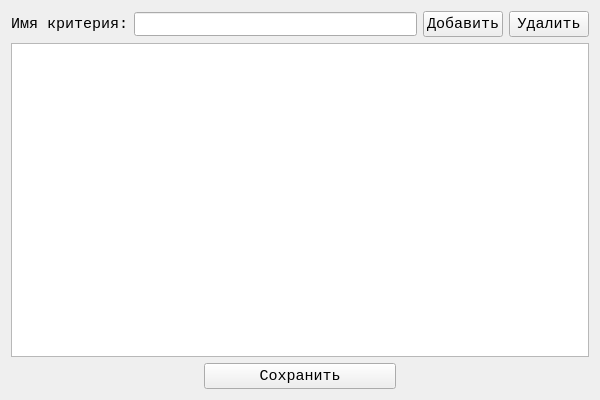
<?xml version="1.0" encoding="UTF-8"?>
<ui version="4.0">
 <class>CriteriaForm</class>
 <widget class="QWidget" name="CriteriaForm">
  <property name="geometry">
   <rect>
    <x>0</x>
    <y>0</y>
    <width>600</width>
    <height>400</height>
   </rect>
  </property>
  <property name="font">
   <font>
    <family>JetBrains Mono</family>
    <pointsize>8</pointsize>
   </font>
  </property>
  <property name="windowTitle">
   <string>Критерии</string>
  </property>
  <layout class="QVBoxLayout" name="verticalLayout">
   <item>
    <layout class="QHBoxLayout" name="horizontalLayout">
     <item>
      <widget class="QLabel" name="label">
       <property name="font">
        <font>
         <family>Consolas</family>
         <pointsize>11</pointsize>
        </font>
       </property>
       <property name="text">
        <string>Имя критерия:</string>
       </property>
      </widget>
     </item>
     <item>
      <widget class="QLineEdit" name="nameLineEdit"/>
     </item>
     <item>
      <widget class="QPushButton" name="pushButton">
       <property name="font">
        <font>
         <family>Consolas</family>
         <pointsize>11</pointsize>
        </font>
       </property>
       <property name="text">
        <string>Добавить</string>
       </property>
      </widget>
     </item>
     <item>
      <widget class="QPushButton" name="pushButton_2">
       <property name="font">
        <font>
         <family>Consolas</family>
         <pointsize>11</pointsize>
        </font>
       </property>
       <property name="text">
        <string>Удалить</string>
       </property>
      </widget>
     </item>
    </layout>
   </item>
   <item>
    <widget class="QTableWidget" name="tableWidget">
     <property name="font">
      <font>
       <family>Consolas</family>
       <pointsize>12</pointsize>
      </font>
     </property>
    </widget>
   </item>
   <item>
    <layout class="QHBoxLayout" name="horizontalLayout_2">
     <item>
      <spacer name="horizontalSpacer">
       <property name="orientation">
        <enum>Qt::Horizontal</enum>
       </property>
       <property name="sizeHint" stdset="0">
        <size>
         <width>40</width>
         <height>20</height>
        </size>
       </property>
      </spacer>
     </item>
     <item>
      <widget class="QPushButton" name="pushButton_3">
       <property name="sizePolicy">
        <sizepolicy hsizetype="Expanding" vsizetype="Fixed">
         <horstretch>0</horstretch>
         <verstretch>0</verstretch>
        </sizepolicy>
       </property>
       <property name="font">
        <font>
         <family>Consolas</family>
         <pointsize>11</pointsize>
        </font>
       </property>
       <property name="text">
        <string>Сохранить</string>
       </property>
      </widget>
     </item>
     <item>
      <spacer name="horizontalSpacer_2">
       <property name="orientation">
        <enum>Qt::Horizontal</enum>
       </property>
       <property name="sizeHint" stdset="0">
        <size>
         <width>40</width>
         <height>20</height>
        </size>
       </property>
      </spacer>
     </item>
    </layout>
   </item>
  </layout>
 </widget>
 <resources/>
 <connections/>
</ui>
